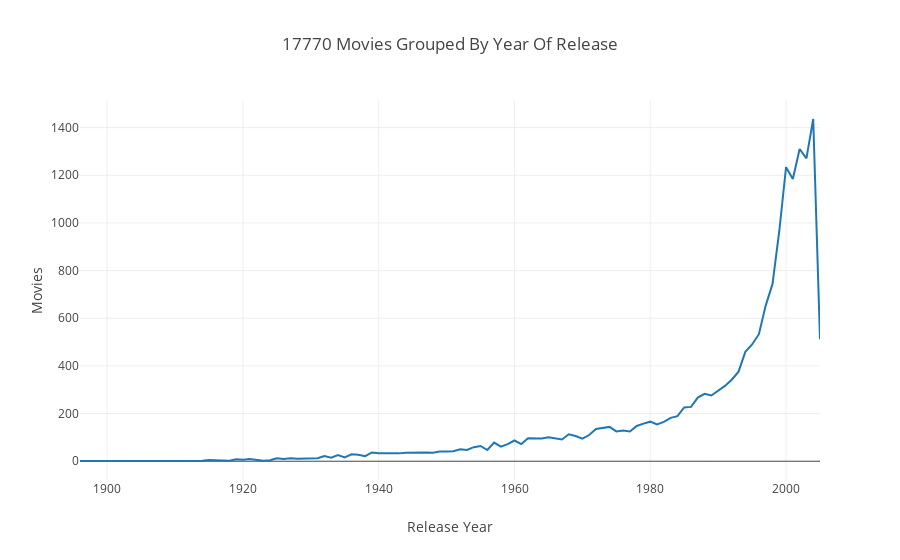

Notebook code for this chart:
### Markdown cell above
## Movie Release Timeline

### Code cell
# Get data
data = movie_titles['Year'].value_counts().sort_index()

# Create trace
trace = go.Scatter(x = data.index,
                   y = data.values,
                    )
# Create layout
layout = dict(title = '{} Movies Grouped By Year Of Release'.format(movie_titles.shape[0]),
              xaxis = dict(title = 'Release Year'),
              yaxis = dict(title = 'Movies'))

# Create plot
fig = go.Figure(data=[trace], layout=layout)
iplot(fig)

### Figure 1 — Plotly figure (JSON) as saved in the notebook; plotly's stock layout.template omitted (floating-point values rounded to 4 significant figures)
{"data": [{"type": "scatter", "uid": "f2ac78be-b652-43b2-82be-726788c50200", "x": [1896, 1909, 1914, 1915, 1916, 1917, 1918, 1919, 1920, 1921, 1922, 1923, 1924, 1925, 1926, 1927, 1928, 1929, 1930, 1931, 1932, 1933, 1934, 1935, 1936, 1937, 1938, 1939, 1940, 1941, 1942, 1943, 1944, 1945, 1946, 1947, 1948, 1949, 1950, 1951, 1952, 1953, 1954, 1955, 1956, 1957, 1958, 1959, 1960, 1961, 1962, 1963, 1964, 1965, 1966, 1967, 1968, 1969, 1970, 1971, 1972, 1973, 1974, 1975, 1976, 1977, 1978, 1979, 1980, 1981, 1982, 1983, 1984, 1985, 1986, 1987, 1988, 1989, 1990, 1991, 1992, 1993, 1994, 1995, 1996, 1997, 1998, 1999, 2000, 2001, 2002, 2003, 2004, 2005], "y": [1, 1, 2, 5, 4, 3, 2, 8, 6, 9, 6, 2, 4, 12, 9, 13, 10, 10, 13, 13, 22, 15, 26, 16, 29, 27, 21, 37, 34, 33, 33, 33, 36, 37, 39, 37, 36, 41, 41, 42, 50, 47, 59, 64, 47, 78, 61, 72, 87, 72, 96, 95, 95, 101, 96, 91, 113, 106, 95, 110, 135, 140, 144, 125, 129, 125, 148, 158, 166, 154, 165, 182, 189, 226, 228, 267, 283, 276, 296, 316, 342, 376, 459, 490, 533, 653, 743, 965, 1234, 1184, 1310, 1271, 1436, 512]}], "layout": {"title": "17770 Movies Grouped By Year Of Release", "xaxis": {"title": "Release Year"}, "yaxis": {"title": "Movies"}}}
